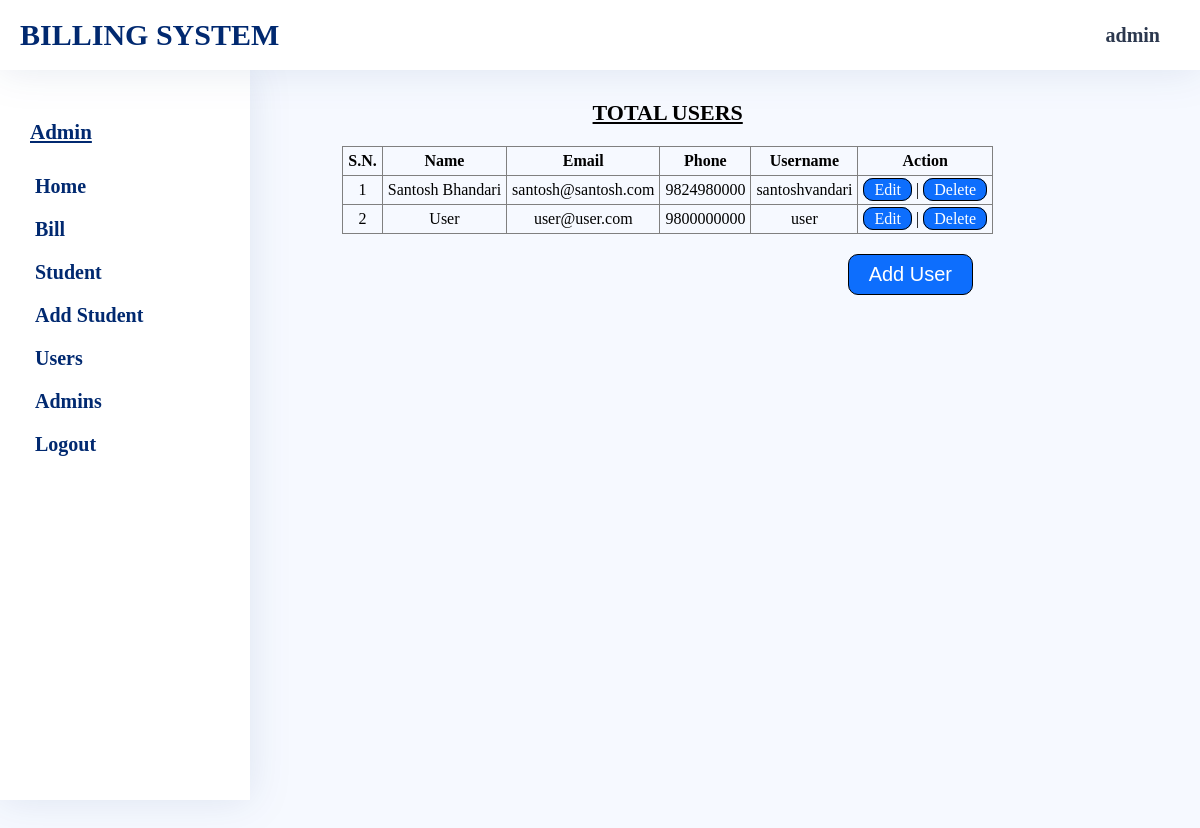
The app's page /admin/user-list.php (signed in) with its own data.
### tables this page shows
CREATE TABLE `UserInfo` (
  `username` varchar(25) NOT NULL,
  `name` varchar(50) NOT NULL,
  `email` varchar(30) NOT NULL,
  `phone` varchar(15) NOT NULL,
  `userpwd` varchar(1000) NOT NULL
);

### admin/user-list.php (the view, shortened to what this page needs)
<?php
    include_once "head.php";
?>
    <link rel="stylesheet" href="../assets/css/common-style.css">
    <link rel="stylesheet" href="../assets//css/student-list.css">
    <link rel="stylesheet" href="../assets/css/message.css">
    <link rel="stylesheet" href="../assets/css/admin/ButtonDesign.css">
<?php
    include_once "sidebar.php";
?>
        <section class="student-list-container main-container">
            <div class="student-list">
                <h3>Total Users</h3>
                <table border="1">
                    <thead>
                        <tr>
                            <th>S.N.</th>
                            <th>Name</th>
                            <th>Email</th>
                            <th>Phone</th>
                            <th>Username</th>
                            <th>Action</th>
                        </tr>
                    </thead>
                    <tbody>
                        <?php
                            $read= "SELECT * FROM UserInfo ORDER BY name;";
                            if ($result=$con->query($read)) {
                                $num=0;
                                while ($row=$result->fetch_assoc()){
                                    $num++;
                                    $disp="<tr><td>$num</td>
                                    <td>".$row['name']."</td>
                                    <td>".$row['email']."</td>
                                    <td>".$row['phone']."</td>
                                    <td>".$row['username']."</td>
                                    <td><a href='edit-user.php?username=".$row['username']."'>Edit</a> | <a href='delete-user.php?username=".$row['username']."'>Delete</a></td>";
                                    echo $disp;
                                }
                            }else{
                                echo "Error";
                            }
                        ?>
                    </tbody>
                </table>
                <div class="btn-wrapper">
                    <button><a href="add-user.php">Add User</a></button>
                </div>
            </div>
        </section>
    </main>
</body>
</html>

### assets/css/common-style.css (style rules this page uses)
* { margin: 0; padding: 0; box-sizing: border-box; }
body { background-color: #f6f9ff; }
.main-container { min-height: 100vh; margin: 70px 0 0 260px; padding: 20px; }

### assets/css/student-list.css (style rules this page uses)
.student-list-container { display: flex; justify-content: center; }
.student-list { overflow-x: scroll; }
.student-list h3 { margin: 10px 0 20px; font-size: 22px; text-decoration: underline; text-transform: uppercase; text-align: center; }
.student-list table { border-collapse: collapse; padding: 10px; text-align: center; }
.student-list table tr { margin: 10px; }
.student-list table tr td,th { padding: 5px; }
.student-list table tr td a { text-decoration: none; background: #0d6efd; color: #fff; font-weight: 400; padding: 2px 10px; border: 1px solid #000; border-radius: 10px; }

### assets/css/admin/ButtonDesign.css (style rules this page uses)
.btn-wrapper { margin: 20px 0; text-align:right; }
.btn-wrapper button { margin-right:20px; background: #0d6efd; color:#fff; font-size: 20px; font-weight: 400; padding: 8px 20px; border: 1px solid #000; border-radius: 10px; cursor: pointer; transition: all .5s linear; }
button a { text-decoration:none; color:#fff; }

### records on screen
userinfo: name "Santosh Bhandari", email "santosh@santosh.com", phone "9824980000", username "santoshvandari"
userinfo: name "User", email "user@user.com", phone "9800000000", username "user"

### other values on screen
$_SESSION['adminname'] "admin"
